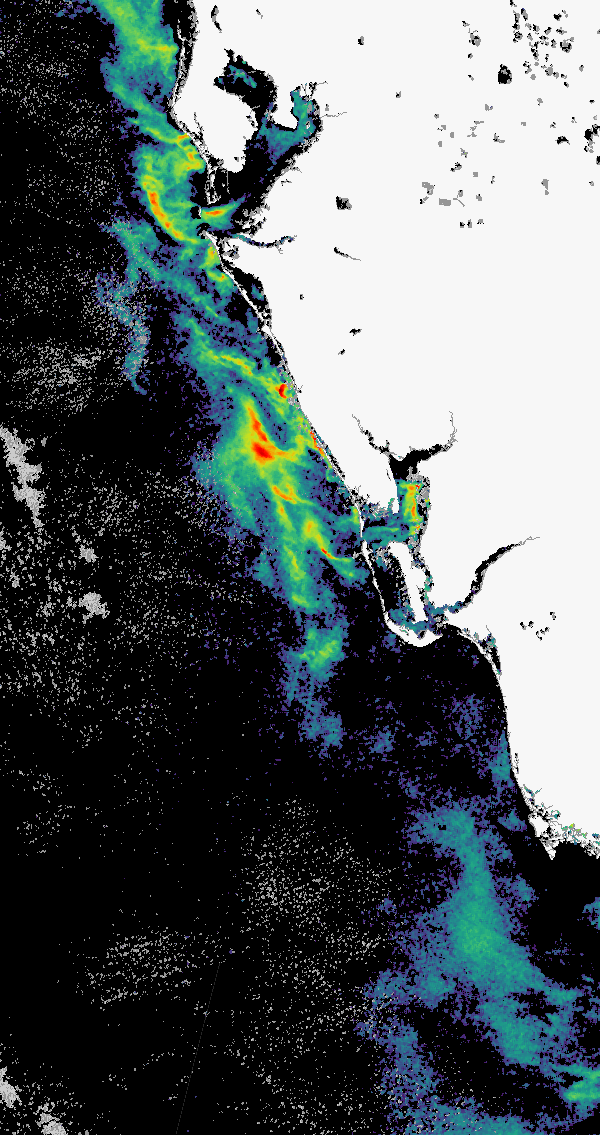
#> input picture sentinel-3b.2021269.0926.1543C.L3.SF3.v950V20193_1_2_x0-2.rbd_rhos.swfl.filt.tif, 600 x 1135 px
$ jupyter execute hsvFiltering.ipynb
#> lines starting #> are read from the running program, lines starting #| are printed output that depends on the picture; after the words box and inside, x2 and y2 are one past the last pixel; in counts of white or black regions, pixels touching at a corner belong together; long printed decimals are rounded
[cell 1]
import numpy as np
import cv2

[cell 2]
bgr_image = cv2.imread("sentinel-3b.2021269.0926.1543C.L3.SF3.v950V20193_1_2_x0-2.rbd_rhos.swfl.filt.tif") # Reads image as uint8 array
#> bgr_image is the input picture: shape (1135, 600, 3); mean B, G, R 100.9, 99.7, 90.4

[cell 3]
hsv = cv2.cvtColor(bgr_image, cv2.COLOR_BGR2HSV)
#> hsv: shape (1135, 600, 3); mean H, S, V 15.1, 27.5, 104.7

[cell 4]
import matplotlib.pyplot as plt

[cell 5]
figure_size = 10
plt.figure(figsize=(figure_size, figure_size))

plt.subplot(1,2,1),plt.imshow(bgr_image) # This is the original image in OpenCV Blue-Green-Red format
plt.subplot(1,2,2),plt.imshow(hsv) # This is the image used for hsv filtering
plt.show()
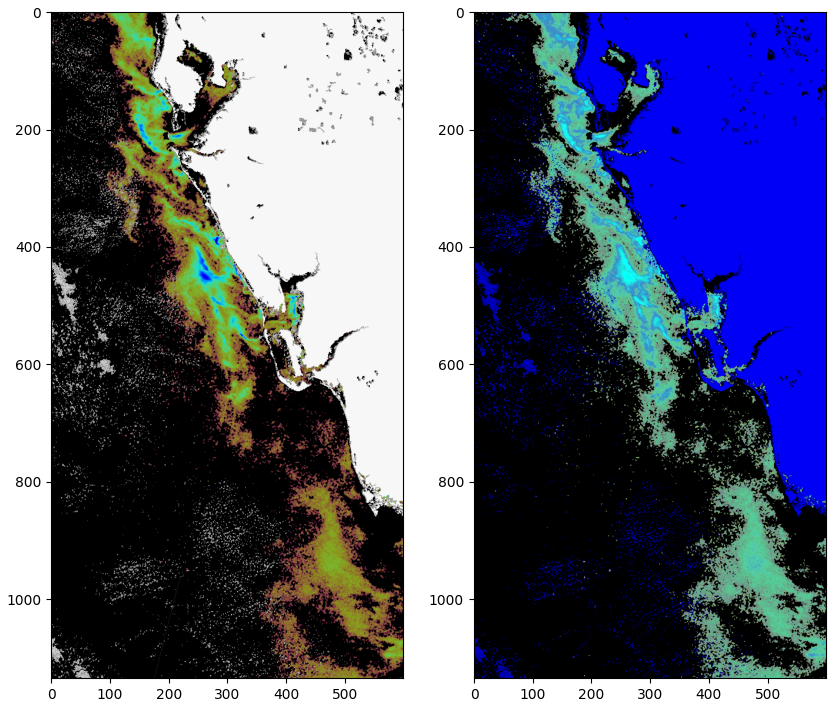
#> figure drawn by matplotlib, 2 panels; B, G, R data is drawn as R, G, B

[cell 6]
# Global algae mask parameters
lower_global = np.array([2,0,0])
upper_global = np.array([150,255,255])

maskGlobal = cv2.inRange(hsv, lower_global, upper_global)
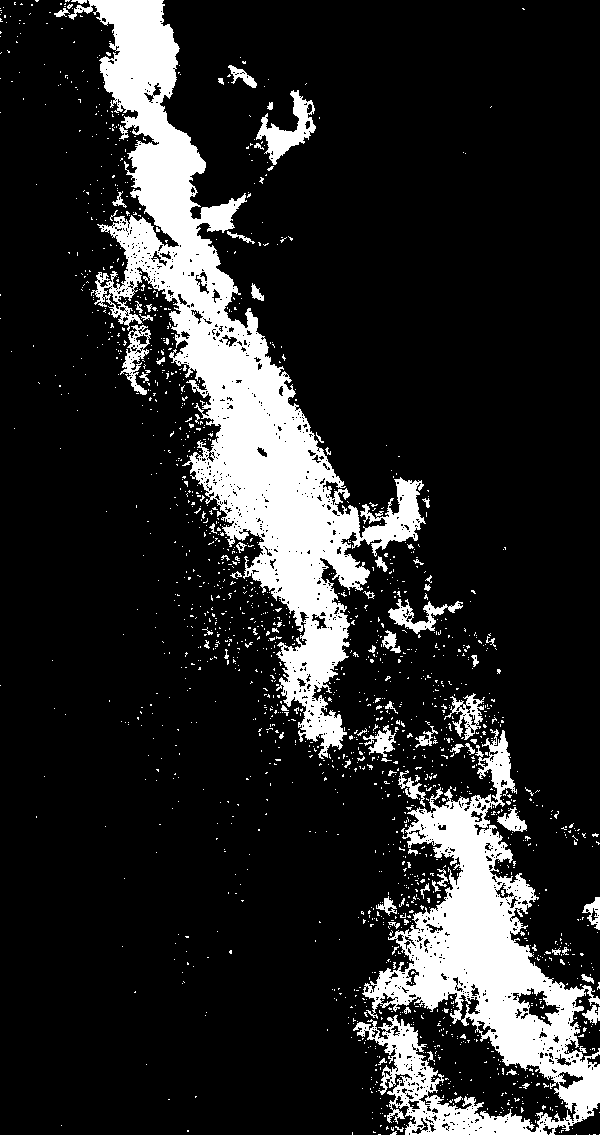
#> maskGlobal: shape (1135, 600); 15.8% white; 1734 white regions (1651 under 20 px), largest, box (x1, y1, x2, y2) and area: (68, 0, 426, 759) 58392, (353, 729, 600, 1135) 34670, (256, 90, 316, 165) 1588
resGlobal = cv2.bitwise_or(bgr_image, bgr_image, mask=maskGlobal)
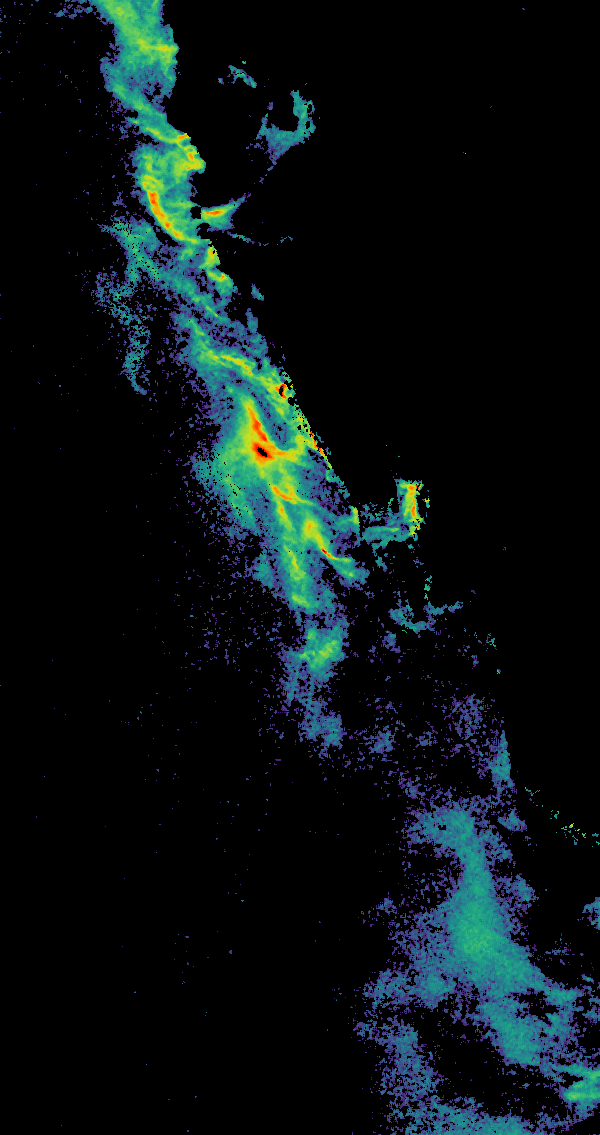
#> resGlobal: shape (1135, 600, 3); mean B, G, R 20, 18.9, 9.5

[cell 7]
figure_size = 30
plt.figure(figsize=(figure_size, figure_size))
plt.subplot(1,3,1),plt.imshow(bgr_image)
plt.subplot(1,3,2),plt.imshow(maskGlobal)
plt.subplot(1,3,3),plt.imshow(resGlobal)
plt.show()
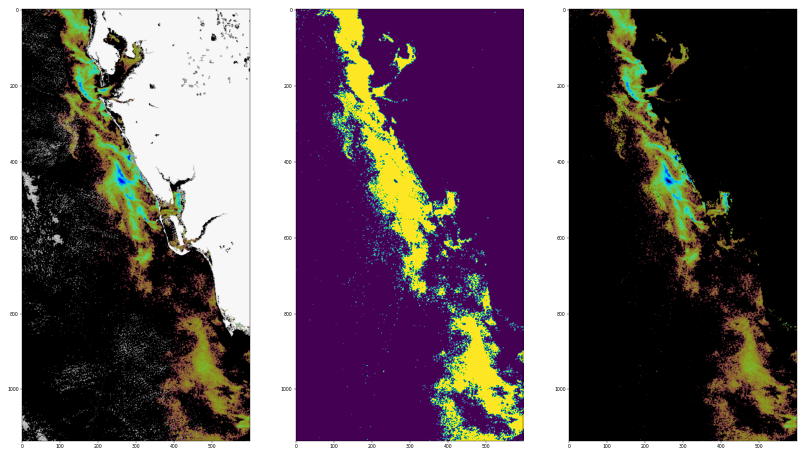
#> figure drawn by matplotlib, 3 panels; B, G, R data is drawn as R, G, B

[cell 8]
gray_global = cv2.cvtColor(resGlobal, cv2.COLOR_BGR2GRAY)
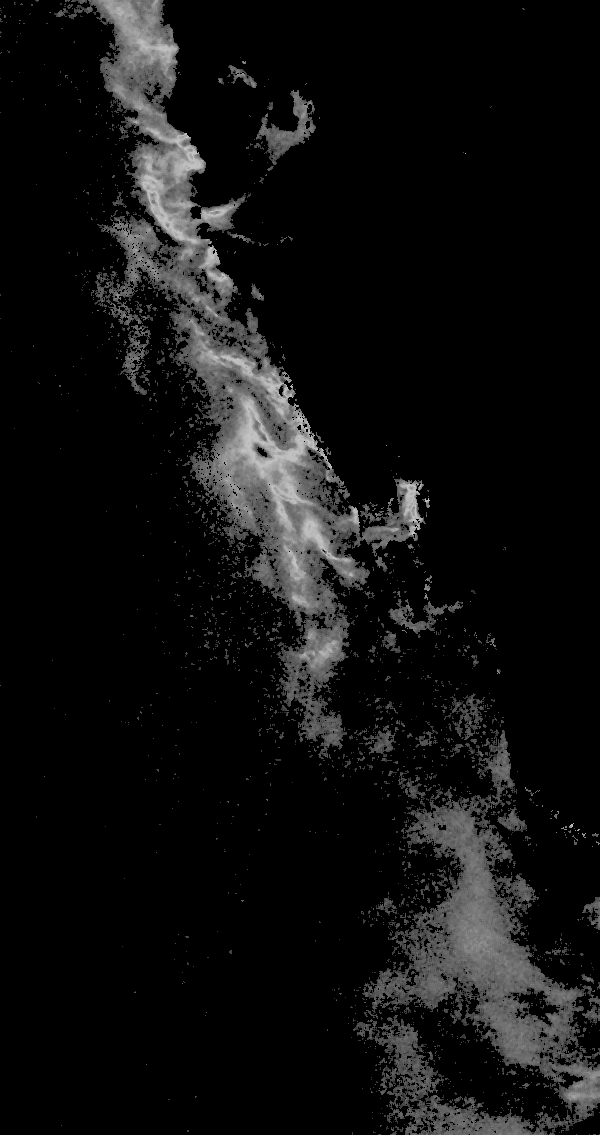
#> gray_global: shape (1135, 600); min 0, max 195, mean 16.2

# Returns ret which is the threshold used and outs which is the image
ret, outs_global = cv2.threshold(src = gray_global, thresh = 0, maxval = 255, type = cv2.THRESH_BINARY_INV)

print('The GLOBAL number of algae pixels is =', (outs_global.size - cv2.countNonZero(outs_global)))
#| The GLOBAL number of algae pixels is = 107404

[cell 9]
# Creating a mask for only the most intense parts of the image
lower_intense = np.array([1,0,0])
upper_intense = np.array([33,255,255])

maskIntense = cv2.inRange(hsv, lower_intense, upper_intense)
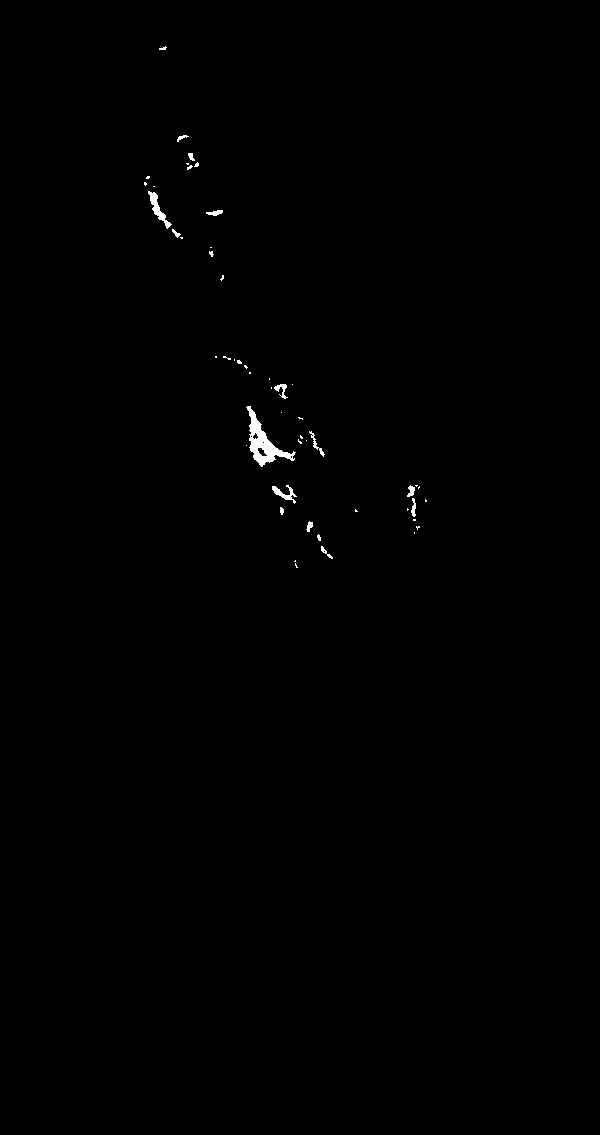
#> maskIntense: shape (1135, 600); 0.32% white; 51 white regions (37 under 20 px), largest, box (x1, y1, x2, y2) and area: (246, 406, 296, 467) 919, (148, 191, 172, 229) 250, (272, 485, 297, 504) 162
resIntense = cv2.bitwise_or(bgr_image, bgr_image, mask=maskIntense)

[cell 10]
figure_size = 30
plt.figure(figsize=(figure_size, figure_size))
plt.subplot(1,3,1),plt.imshow(bgr_image)
plt.subplot(1,3,2),plt.imshow(maskIntense)
plt.subplot(1,3,3),plt.imshow(resIntense)
plt.show()
#> figure, not shown here; B, G, R data is drawn as R, G, B

[cell 11]
gray_intense = cv2.cvtColor(resIntense, cv2.COLOR_BGR2GRAY)

# Returns ret which is the threshold used and outs which is the image
ret, outs_intense = cv2.threshold(src = gray_intense, thresh = 0, maxval = 255, type = cv2.THRESH_BINARY_INV)

print('The number of INTENSE algae pixels is =', (outs_intense.size - cv2.countNonZero(outs_intense)))
#| The number of INTENSE algae pixels is = 2167

[cell 12]
print('The percent of the algal bloom that is intense is =', ((outs_intense.size - cv2.countNonZero(outs_intense)) / (outs_global.size - cv2.countNonZero(outs_global))) * 100)
#| The percent of the algal bloom that is intense is = 2.018
